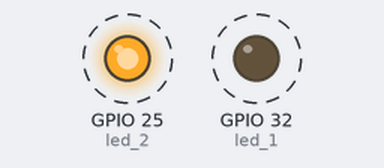
Bench run of a sketch on a simulated ESP32. On the bench: output pins drawn as LEDs (lit = HIGH). Dashed ring = blinking. What the sketch prints to the serial monitor is not drawn.

Above: at 4.7 s.
Timing chart, 0 to 9.1 s (numbered marks = the images above):
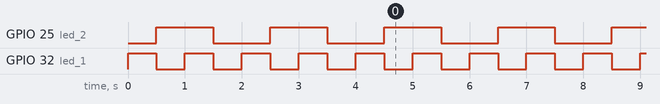

Measured:
- by itself, GPIO 25 (led_2): alternates HIGH for 1.0 s and LOW for 1.0 s
- by itself, GPIO 32 (led_1): alternates HIGH for 0.50 s and LOW for 0.50 s
- by itself, everything shown: repeats every 2.0 s, in 6 steps

The sketch:

lab2V1.ino
```cpp
TaskHandle_t Task1;
TaskHandle_t Task2;
TaskHandle_t Task3;
TaskHandle_t Task4;
TaskHandle_t Task5;
TaskHandle_t Task6;
TaskHandle_t Task7;
TaskHandle_t Task8;
TaskHandle_t Task9;


const int led_1 = 32;
const int led_2 = 25;

void setup() {
  Serial.begin(115200);
  pinMode(led_1, OUTPUT);
  pinMode(led_2, OUTPUT);

  xTaskCreatePinnedToCore(Task1code,"Task1",10000,NULL,1,&Task1,0);
  delay(500);

  xTaskCreatePinnedToCore(Task2code,"Task2",10000,NULL,1,&Task2,1);
    delay(500);
      xTaskCreatePinnedToCore(Task3code,"Task3",10000,NULL,1,&Task3,0);
  delay(500);

  xTaskCreatePinnedToCore(Task4code,"Task4",10000,NULL,1,&Task4,1);
    delay(500);
      xTaskCreatePinnedToCore(Task5code,"Task5",10000,NULL,1,&Task5,0);
  delay(500);

  xTaskCreatePinnedToCore(Task6code,"Task6",10000,NULL,1,&Task6,1);
    delay(500);
      xTaskCreatePinnedToCore(Task7code,"Task7",10000,NULL,1,&Task7,0);
  delay(500);

  xTaskCreatePinnedToCore(Task8code,"Task8",10000,NULL,1,&Task8,1);
    delay(500);
      xTaskCreatePinnedToCore(Task9code,"Task9",10000,NULL,1,&Task9,1);
    delay(500);
}

void Task1code( void * parameter ){
  Serial.print("Task1 is running on core ");
  Serial.println(xPortGetCoreID());

  for(;;){
    digitalWrite(led_1, HIGH);
    delay(500);
    digitalWrite(led_1, LOW);
    delay(500);
  }
}

void Task2code( void * parameter ){
  Serial.print("Task2 is running on core ");
  Serial.println(xPortGetCoreID());

  for(;;){
    digitalWrite(led_2, HIGH);
    delay(1000);
    digitalWrite(led_2, LOW);
    delay(1000);
  }
}
void Task3code( void * parameter ){
  Serial.print("Task1 is running on core ");
  Serial.println(xPortGetCoreID());

  for(;;){
    digitalWrite(led_1, HIGH);
    delay(500);
    digitalWrite(led_1, LOW);
    delay(500);
  }
}

void Task4code( void * parameter ){
  Serial.print("Task2 is running on core ");
  Serial.println(xPortGetCoreID());

  for(;;){
    digitalWrite(led_2, HIGH);
    delay(1000);
    digitalWrite(led_2, LOW);
    delay(1000);
  }
}
void Task5code( void * parameter ){
  Serial.print("Task1 is running on core ");
  Serial.println(xPortGetCoreID());

  for(;;){
    digitalWrite(led_1, HIGH);
    delay(500);
    digitalWrite(led_1, LOW);
    delay(500);
  }
}

void Task6code( void * parameter ){
  Serial.print("Task2 is running on core ");
  Serial.println(xPortGetCoreID());

  for(;;){
    digitalWrite(led_2, HIGH);
    delay(1000);
    digitalWrite(led_2, LOW);
    delay(1000);
  }
}
void Task7code( void * parameter ){
  Serial.print("Task2 is running on core ");
  Serial.println(xPortGetCoreID());

  for(;;){
    digitalWrite(led_2, HIGH);
    delay(1000);
    digitalWrite(led_2, LOW);
    delay(1000);
  }
}
void Task8code( void * parameter ){
  Serial.print("Task1 is running on core ");
  Serial.println(xPortGetCoreID());

  for(;;){
    digitalWrite(led_1, HIGH);
    delay(500);
    digitalWrite(led_1, LOW);
    delay(500);
  }
}

void Task9code( void * parameter ){
  Serial.print("Task2 is running on core ");
  Serial.println(xPortGetCoreID());

  for(;;){
    digitalWrite(led_2, HIGH);
    delay(1000);
    digitalWrite(led_2, LOW);
    delay(1000);
  }
}

void loop() {

}
```
